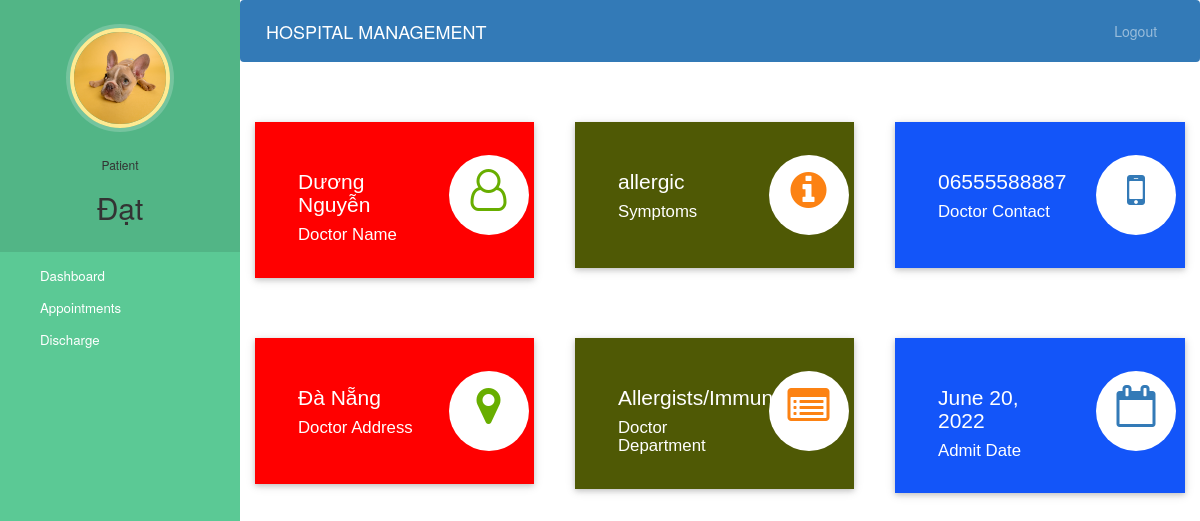
The page /patient-dashboard (signed in) on the database its author committed.
### hospital/models.py (models this page shows, shortened)
class Patient(models.Model):
    user=models.OneToOneField(User,on_delete=models.CASCADE)
    profile_pic= models.ImageField(upload_to='profile_pic/PatientProfilePic/',null=True,blank=True)
    address = models.CharField(max_length=40)
    mobile = models.CharField(max_length=20,null=False)
    symptoms = models.CharField(max_length=100,null=False)
    assignedDoctorId = models.PositiveIntegerField(null=True)
    admitDate=models.DateField(auto_now=True)
    status=models.BooleanField(default=False)

class Doctor(models.Model):
    user=models.OneToOneField(User,on_delete=models.CASCADE)
    profile_pic= models.ImageField(upload_to='profile_pic/DoctorProfilePic/',null=True,blank=True)
    address = models.CharField(max_length=40)
    mobile = models.CharField(max_length=20,null=True)
    department= models.CharField(max_length=50,choices=departments,default='Cardiologist')
    status=models.BooleanField(default=False)
    @property
    def get_name(self):
        return self.user.first_name+" "+self.user.last_name

### hospital/views.py (the view)
# urls.py: path('patient-dashboard', views.patient_dashboard_view,name='patient-dashboard'),
@login_required(login_url='patientlogin')
@user_passes_test(is_patient)
def patient_dashboard_view(request):
    patient=models.Patient.objects.get(user_id=request.user.id)
    doctor=models.Doctor.objects.get(user_id=patient.assignedDoctorId)
    mydict={
    'patient':patient,
    'doctorName':doctor.get_name,
    'doctorMobile':doctor.mobile,
    'doctorAddress':doctor.address,
    'symptoms':patient.symptoms,
    'doctorDepartment':doctor.department,
    'admitDate':patient.admitDate,
    }
    return render(request,'hospital/patient_dashboard.html',context=mydict)

### hospital/views.py (called while the page is built)
def is_patient(user):
    return user.groups.filter(name='PATIENT').exists()

### templates/hospital/patient_dashboard.html
{% extends 'hospital/patient_base.html' %}
{% load static %}
{% block content %}
{%include 'hospital/patient_dashboard_cards.html'%}
<br><br><br><br>
{% endblock content %}

### templates/hospital/patient_base.html (shortened to what this page needs)
<!DOCTYPE html>
{% load static %}
<html lang="en">
<head>
  <link rel="stylesheet" href="https://stackpath.bootstrapcdn.com/bootstrap/4.3.1/css/bootstrap.min.css">
  <link rel="stylesheet" href="https://maxcdn.bootstrapcdn.com/font-awesome/4.7.0/css/font-awesome.min.css">
</head>
<body>
  <nav class="menu" tabindex="0">
    <header class="avatar">
      <img src="{% static patient.profile_pic.url %}" alt="Profile Pic" />
      <br><br>
      <h6>Patient</h6>
      <h2>{{request.user.first_name}}</h2>
    </header>
    <ul>
      <li tabindex="0" class="icon-dashboard"> <a style="color:white; text-decoration:none;" href="/patient-dashboard"><span>Dashboard</span></a> </li>
      <li tabindex="0" class="icon-calendar"> <a style="color:white; text-decoration:none;" href="/patient-appointment"><span>Appointments</span></a></li>
      <li tabindex="0" class="icon-users"> <a style="color:white; text-decoration:none;" href="/patient-discharge"><span>Discharge</span></a></li>
    </ul>
  </nav>
  <main>
    <div class="bs-example">
      <nav class="navbar navbar-expand-md  navbar-dark fixed-top" style="background:#337AB7;">
        <a href="/patient-dashboard" class="navbar-brand">HOSPITAL MANAGEMENT</a>
        <div class="collapse navbar-collapse justify-content-between" id="navbarCollapse">
          <div class="navbar-nav" style=" margin-left: 90%;">
            <a href="/logout" class="nav-item nav-link">Logout</a>
          </div>
        </div>
      </nav>
    </div>
    <br><br>
    {% block content %}
    {% endblock content %}
  </main>
</body>
</html>

### templates/hospital/patient_dashboard_cards.html (shortened to what this page needs)
<!DOCTYPE html>
<html lang="en" dir="ltr">
<head>
  <link rel="stylesheet" href="https://maxcdn.bootstrapcdn.com/bootstrap/3.4.1/css/bootstrap.min.css">
  <link rel="stylesheet" href="https://cdnjs.cloudflare.com/ajax/libs/font-awesome/4.7.0/css/font-awesome.min.css">
</head>
<body>
  <div class="market-updates">
    <div class="col-md-4 market-update-gd">
      <div class="market-update-block clr-block-1">
        <div class="col-md-8 market-update-left">
          <h3>{{doctorName}}</h3>
          <h4>Doctor Name</h4>
        </div>
        <div class="col-md-4 market-update-right">
          <i class="fa fa-user-o"> </i>
        </div>
        <div class="clearfix"> </div>
      </div>
    </div>
    <div class="col-md-4 market-update-gd">
      <div class="market-update-block clr-block-2">
        <div class="col-md-8 market-update-left">
          <h3>{{symptoms}}</h3>
          <h4>Symptoms</h4>
        </div>
        <div class="col-md-4 market-update-right">
          <i class="fa fa-info-circle"></i>
        </div>
        <div class="clearfix"> </div>
      </div>
    </div>
    <div class="col-md-4 market-update-gd">
      <div class="market-update-block clr-block-3">
        <div class="col-md-8 market-update-left">
          <h3>{{doctorMobile}}</h3>
          <h4>Doctor Contact</h4>
        </div>
        <div class="col-md-4 market-update-right">
          <i class="fa fa-mobile" aria-hidden="true"></i>
        </div>
        <div class="clearfix"> </div>
      </div>
    </div>
  </div>
  <br><br><br>
  <div class="market-updates">
    <div class="col-md-4 market-update-gd">
      <div class="market-update-block clr-block-1">
        <div class="col-md-8 market-update-left">
          <h3>{{doctorAddress}}</h3>
          <h4>Doctor Address</h4>
        </div>
        <div class="col-md-4 market-update-right">
          <i class="fa fa-map-marker"> </i>
        </div>
        <div class="clearfix"> </div>
      </div>
    </div>
    <div class="col-md-4 market-update-gd">
      <div class="market-update-block clr-block-2">
        <div class="col-md-8 market-update-left">
          <h3>{{doctorDepartment}}</h3>
          <h4>Doctor Department</h4>
        </div>
        <div class="col-md-4 market-update-right">
          <i class="fa fa-list-alt"></i>
        </div>
        <div class="clearfix"> </div>
      </div>
    </div>
    <div class="col-md-4 market-update-gd">
      <div class="market-update-block clr-block-3">
        <div class="col-md-8 market-update-left">
          <h3>{{admitDate}}</h3>
          <h4>Admit Date</h4>
        </div>
        <div class="col-md-4 market-update-right">
          <i class="fa fa-calendar-o" aria-hidden="true"></i>
        </div>
        <div class="clearfix"> </div>
      </div>
    </div>
  </div>
</body>
</html>

### templates/hospital/patient_base.html (style rules this page uses)
a:link { text-decoration: none; }
a { color: white; }
.fa { font-size: 23px; width: 60px; text-align: center; text-decoration: none; margin: 5px 2px; border-radius: 50%; }
body { padding-left: 240px; }
main { position: relative; height: 100vh; }
.menu { background: #5bc995; height: 100vh; width: 240px; position: fixed; top: 0px; left: 0; z-index: 5; outline: none; }
.menu .avatar { background: rgba(0, 0, 0, 0.1); padding: 2em 0.5em; text-align: center; }
.menu .avatar img { width: 100px; border-radius: 50%; overflow: hidden; border: 4px solid #ffea92; box-shadow: 0 0 0 4px rgba(255, 255, 255, 0.2); }
.menu .avatar h2 { font-weight: normal; margin-bottom: 0; }
.menu ul { list-style: none; padding: 0.5em 0; margin: 0; }
.menu ul li { padding: 0.5em 1em 0.5em 3em; font-size: 0.95em; font-weight: regular; background-repeat: no-repeat; background-position: left 15px center; background-size: auto 20px; transition: all 0.15s linear; cursor: pointer; }
.menu ul li.icon-dashboard { background-image: url("http://www.entypo.com/images//gauge.svg"); }
.menu ul li.icon-users { background-image: url("http://www.entypo.com/images//users.svg"); }
.menu ul li.icon-calendar { background-image: url("http://www.entypo.com/images//calendar.svg"); }

### templates/hospital/patient_dashboard_cards.html (style rules this page uses)
.market-update-block { padding: 2em 2em; background: #999; }
.market-update-block h3 { color: #fff; font-size: 1.5em; font-family: 'Carrois Gothic', sans-serif; }
.market-update-block h4 { font-size: 1.2em; color: #fff; margin: 0.3em 0em; font-family: 'Carrois Gothic', sans-serif; }
.market-update-block.clr-block-1 { background: #ff0000; margin-right: 0.8em; box-shadow: 0 2px 5px 0 rgba(0, 0, 0, 0.16), 0 2px 10px 0 rgba(0, 0, 0, 0.12); transition: 0.5s all; -webkit-transition: 0.5s all; -moz-transition: 0.5s all; -o-transition: 0.5s all; }
.market-update-block.clr-block-2 { background: #4f5905; margin-right: 0.8em; box-shadow: 0 2px 5px 0 rgba(0, 0, 0, 0.16), 0 2px 10px 0 rgba(0, 0, 0, 0.12); transition: 0.5s all; -webkit-transition: 0.5s all; -moz-transition: 0.5s all; -o-transition: 0.5s all; }
.market-update-block.clr-block-3 { background: #1355f9; box-shadow: 0 2px 5px 0 rgba(0, 0, 0, 0.16), 0 2px 10px 0 rgba(0, 0, 0, 0.12); transition: 0.5s all; -webkit-transition: 0.5s all; -moz-transition: 0.5s all; -o-transition: 0.5s all; }
.market-update-right i.fa.fa-user-o, i.fa.fa-map-marker { font-size: 3em; color: #68AE00; width: 80px; height: 80px; background: #fff; text-align: center; border-radius: 49px; -webkit-border-radius: 49px; -moz-border-radius: 49px; -o-border-radius: 49px; line-height: 1.7em; }
.market-update-right i.fa.fa-info-circle, i.fa.fa-list-alt { font-size: 3em; color: #FC8213; width: 80px; height: 80px; background: #fff; text-align: center; border-radius: 49px; -webkit-border-radius: 49px; -moz-border-radius: 49px; -o-border-radius: 49px; line-height: 1.7em; }
.market-update-right i.fa.fa-mobile, i.fa.fa-calendar-o { font-size: 3em; color: #337AB7; width: 80px; height: 80px; background: #fff; text-align: center; border-radius: 49px; -webkit-border-radius: 49px; -moz-border-radius: 49px; -o-border-radius: 49px; line-height: 1.7em; }
.market-update-left { padding: 0px; }

### rows shown on the page
Patient: profile_pic (picture), symptoms "allergic", admitDate "June 20, 2022"
Doctor: mobile "06555588887", address "Đà Nẵng", department "Allergists/Immunologists"

### other values the page prints
{{ request.user.first_name }} "Đạt"
{{ doctorName }} "Dương Nguyễn"
